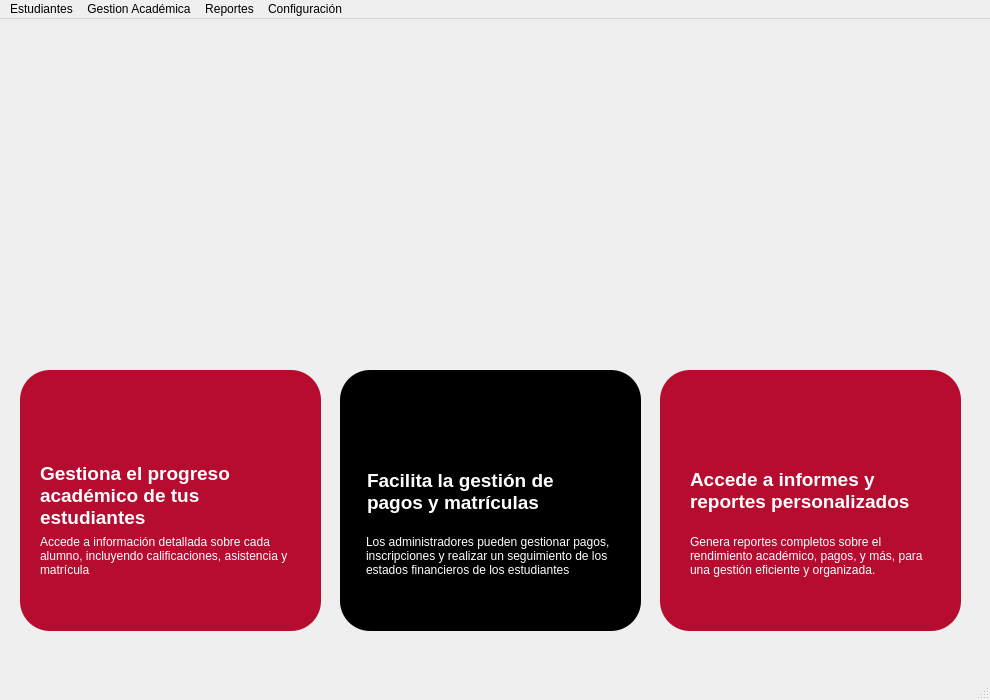
<?xml version="1.0" encoding="UTF-8"?>
<ui version="4.0">
 <class>MainWindow</class>
 <widget class="QMainWindow" name="MainWindow">
  <property name="geometry">
   <rect>
    <x>0</x>
    <y>0</y>
    <width>990</width>
    <height>700</height>
   </rect>
  </property>
  <property name="minimumSize">
   <size>
    <width>990</width>
    <height>700</height>
   </size>
  </property>
  <property name="maximumSize">
   <size>
    <width>990</width>
    <height>700</height>
   </size>
  </property>
  <property name="windowTitle">
   <string>UTP Studen Manager - Ventana Personal Académico</string>
  </property>
  <property name="windowIcon">
   <iconset>
    <normaloff>Img/icono.jpg</normaloff>Img/icono.jpg</iconset>
  </property>
  <widget class="QWidget" name="centralwidget">
   <widget class="QLabel" name="banner">
    <property name="geometry">
     <rect>
      <x>0</x>
      <y>0</y>
      <width>991</width>
      <height>311</height>
     </rect>
    </property>
    <property name="text">
     <string/>
    </property>
    <property name="pixmap">
     <pixmap>Img/imgPrincipal.png</pixmap>
    </property>
    <property name="scaledContents">
     <bool>true</bool>
    </property>
   </widget>
   <widget class="QLabel" name="logoUTP">
    <property name="geometry">
     <rect>
      <x>20</x>
      <y>20</y>
      <width>111</width>
      <height>41</height>
     </rect>
    </property>
    <property name="text">
     <string/>
    </property>
    <property name="pixmap">
     <pixmap>../../Proyecto/Gestion_Alumnos/UI/img/icono.png</pixmap>
    </property>
    <property name="scaledContents">
     <bool>true</bool>
    </property>
   </widget>
   <widget class="QLabel" name="titulo2">
    <property name="geometry">
     <rect>
      <x>367</x>
      <y>438</y>
      <width>231</width>
      <height>70</height>
     </rect>
    </property>
    <property name="styleSheet">
     <string notr="true">font: 25 12pt &quot;Calibri&quot;;
color: rgb(255, 255, 255);
background: none;</string>
    </property>
    <property name="text">
     <string>&lt;html&gt;&lt;head/&gt;&lt;body&gt;&lt;p&gt;&lt;span style=&quot; font-size:14pt; font-weight:600;&quot;&gt;Facilita la gestión de pagos y matrículas&lt;/span&gt;&lt;/p&gt;&lt;/body&gt;&lt;/html&gt;</string>
    </property>
    <property name="scaledContents">
     <bool>false</bool>
    </property>
    <property name="wordWrap">
     <bool>true</bool>
    </property>
   </widget>
   <widget class="QLabel" name="icon1">
    <property name="geometry">
     <rect>
      <x>40</x>
      <y>389</y>
      <width>51</width>
      <height>51</height>
     </rect>
    </property>
    <property name="styleSheet">
     <string notr="true">background: none</string>
    </property>
    <property name="text">
     <string/>
    </property>
    <property name="pixmap">
     <pixmap>Img/iconoPrincipal1_fondoBlanco.png</pixmap>
    </property>
    <property name="scaledContents">
     <bool>true</bool>
    </property>
   </widget>
   <widget class="QLabel" name="subtitulo_3">
    <property name="geometry">
     <rect>
      <x>690</x>
      <y>492</y>
      <width>241</width>
      <height>90</height>
     </rect>
    </property>
    <property name="styleSheet">
     <string notr="true">font: 25 12pt &quot;Calibri&quot;;
color: rgb(255, 255, 255);
background: none;</string>
    </property>
    <property name="text">
     <string>&lt;html&gt;&lt;head/&gt;&lt;body&gt;&lt;p&gt;Genera reportes completos sobre el rendimiento académico, pagos, y más, para una gestión eficiente y organizada.&lt;/p&gt;&lt;/body&gt;&lt;/html&gt;</string>
    </property>
    <property name="textFormat">
     <enum>Qt::AutoText</enum>
    </property>
    <property name="scaledContents">
     <bool>false</bool>
    </property>
    <property name="wordWrap">
     <bool>true</bool>
    </property>
   </widget>
   <widget class="QLabel" name="label_2">
    <property name="geometry">
     <rect>
      <x>340</x>
      <y>351</y>
      <width>301</width>
      <height>261</height>
     </rect>
    </property>
    <property name="styleSheet">
     <string notr="true">background-color: rgb(0, 0, 0);
border-radius: 30px;
</string>
    </property>
    <property name="text">
     <string/>
    </property>
   </widget>
   <widget class="QLabel" name="subtitulo_1">
    <property name="geometry">
     <rect>
      <x>40</x>
      <y>502</y>
      <width>261</width>
      <height>70</height>
     </rect>
    </property>
    <property name="styleSheet">
     <string notr="true">font: 25 12pt &quot;Calibri&quot;;
background: none;
color: #E0E0E0;</string>
    </property>
    <property name="text">
     <string>&lt;html&gt;&lt;head/&gt;&lt;body&gt;&lt;p&gt;&lt;span style=&quot; color:#ffffff;&quot;&gt;Accede a información detallada sobre cada alumno, incluyendo calificaciones, asistencia y matrícula&lt;/span&gt;&lt;/p&gt;&lt;/body&gt;&lt;/html&gt;</string>
    </property>
    <property name="scaledContents">
     <bool>false</bool>
    </property>
    <property name="wordWrap">
     <bool>true</bool>
    </property>
   </widget>
   <widget class="QLabel" name="subtitulo_2">
    <property name="geometry">
     <rect>
      <x>366</x>
      <y>482</y>
      <width>251</width>
      <height>110</height>
     </rect>
    </property>
    <property name="styleSheet">
     <string notr="true">font: 25 12pt &quot;Calibri&quot;;
color: rgb(255, 255, 255);
background: none;</string>
    </property>
    <property name="text">
     <string>&lt;html&gt;&lt;head/&gt;&lt;body&gt;&lt;p&gt;Los administradores pueden gestionar pagos, inscripciones y realizar un seguimiento de los estados financieros de los estudiantes&lt;/p&gt;&lt;/body&gt;&lt;/html&gt;</string>
    </property>
    <property name="scaledContents">
     <bool>false</bool>
    </property>
    <property name="wordWrap">
     <bool>true</bool>
    </property>
   </widget>
   <widget class="QLabel" name="label_3">
    <property name="geometry">
     <rect>
      <x>660</x>
      <y>351</y>
      <width>301</width>
      <height>261</height>
     </rect>
    </property>
    <property name="styleSheet">
     <string notr="true">background-color: rgb(181, 12, 47);
border-radius: 30px;
</string>
    </property>
    <property name="text">
     <string/>
    </property>
   </widget>
   <widget class="QLabel" name="titulo3">
    <property name="geometry">
     <rect>
      <x>690</x>
      <y>437</y>
      <width>261</width>
      <height>70</height>
     </rect>
    </property>
    <property name="styleSheet">
     <string notr="true">font: 25 12pt &quot;Calibri&quot;;
color: rgb(255, 255, 255);
background: none;</string>
    </property>
    <property name="text">
     <string>&lt;html&gt;&lt;head/&gt;&lt;body&gt;&lt;p&gt;&lt;span style=&quot; font-size:14pt; font-weight:600;&quot;&gt;Accede a informes y reportes personalizados&lt;/span&gt;&lt;/p&gt;&lt;/body&gt;&lt;/html&gt;</string>
    </property>
    <property name="scaledContents">
     <bool>false</bool>
    </property>
    <property name="wordWrap">
     <bool>true</bool>
    </property>
   </widget>
   <widget class="QLabel" name="icon3">
    <property name="geometry">
     <rect>
      <x>690</x>
      <y>380</y>
      <width>41</width>
      <height>50</height>
     </rect>
    </property>
    <property name="styleSheet">
     <string notr="true">background: none</string>
    </property>
    <property name="text">
     <string/>
    </property>
    <property name="pixmap">
     <pixmap>Img/iconoPrincipal3_fondoBlanco.png</pixmap>
    </property>
    <property name="scaledContents">
     <bool>true</bool>
    </property>
   </widget>
   <widget class="QLabel" name="titulo1">
    <property name="geometry">
     <rect>
      <x>40</x>
      <y>442</y>
      <width>261</width>
      <height>70</height>
     </rect>
    </property>
    <property name="styleSheet">
     <string notr="true">font: 25 12pt &quot;Calibri&quot;;
background: none</string>
    </property>
    <property name="text">
     <string>&lt;html&gt;&lt;head/&gt;&lt;body&gt;&lt;p&gt;&lt;span style=&quot; font-size:14pt; font-weight:600; color:#ffffff;&quot;&gt;Gestiona el progreso académico de tus estudiantes&lt;/span&gt;&lt;/p&gt;&lt;/body&gt;&lt;/html&gt;</string>
    </property>
    <property name="scaledContents">
     <bool>false</bool>
    </property>
    <property name="wordWrap">
     <bool>true</bool>
    </property>
   </widget>
   <widget class="QLabel" name="label">
    <property name="geometry">
     <rect>
      <x>20</x>
      <y>351</y>
      <width>301</width>
      <height>261</height>
     </rect>
    </property>
    <property name="styleSheet">
     <string notr="true">background-color: rgb(181, 12, 47);
border-radius: 30px;
</string>
    </property>
    <property name="text">
     <string/>
    </property>
   </widget>
   <widget class="QLabel" name="icon2">
    <property name="geometry">
     <rect>
      <x>369</x>
      <y>386</y>
      <width>51</width>
      <height>50</height>
     </rect>
    </property>
    <property name="styleSheet">
     <string notr="true">background: none</string>
    </property>
    <property name="text">
     <string/>
    </property>
    <property name="pixmap">
     <pixmap>Img/iconoPrincipal2_fondoBlanco.png</pixmap>
    </property>
    <property name="scaledContents">
     <bool>true</bool>
    </property>
   </widget>
   <zorder>label_3</zorder>
   <zorder>label_2</zorder>
   <zorder>label</zorder>
   <zorder>banner</zorder>
   <zorder>logoUTP</zorder>
   <zorder>titulo2</zorder>
   <zorder>icon1</zorder>
   <zorder>subtitulo_3</zorder>
   <zorder>subtitulo_1</zorder>
   <zorder>subtitulo_2</zorder>
   <zorder>titulo3</zorder>
   <zorder>icon3</zorder>
   <zorder>titulo1</zorder>
   <zorder>icon2</zorder>
  </widget>
  <widget class="QMenuBar" name="menubar">
   <property name="geometry">
    <rect>
     <x>0</x>
     <y>0</y>
     <width>990</width>
     <height>21</height>
    </rect>
   </property>
   <widget class="QMenu" name="menuEstudiantes">
    <property name="title">
     <string>Estudiantes</string>
    </property>
    <addaction name="menu_AgregarEstudiantes"/>
    <addaction name="menu_MatricularEstudiante"/>
    <addaction name="menu_GestionarPagos"/>
   </widget>
   <widget class="QMenu" name="menuGestion_Acad_mica">
    <property name="title">
     <string>Gestion Académica</string>
    </property>
    <addaction name="menu_RegistrarCalificaciones"/>
    <addaction name="menu_VerListaDocentes"/>
   </widget>
   <widget class="QMenu" name="menuReporets">
    <property name="title">
     <string>Reportes</string>
    </property>
    <addaction name="menu_GenerarReporteAlumno"/>
    <addaction name="menu_GenerarReporteCalificaciones"/>
    <addaction name="menu_GenerarReportePagos"/>
   </widget>
   <widget class="QMenu" name="menuConfiguraci_n">
    <property name="title">
     <string>Configuración</string>
    </property>
    <addaction name="menu_CerrarSesion"/>
   </widget>
   <addaction name="menuEstudiantes"/>
   <addaction name="menuGestion_Acad_mica"/>
   <addaction name="menuReporets"/>
   <addaction name="menuConfiguraci_n"/>
  </widget>
  <widget class="QStatusBar" name="statusbar"/>
  <action name="menu_AgregarEstudiantes">
   <property name="icon">
    <iconset>
     <normaloff>Img/listaAlumnos.png</normaloff>Img/listaAlumnos.png</iconset>
   </property>
   <property name="text">
    <string>Agregar Estudiantes</string>
   </property>
  </action>
  <action name="menu_GestionarPagos">
   <property name="icon">
    <iconset>
     <normaloff>Img/pagos.png</normaloff>Img/pagos.png</iconset>
   </property>
   <property name="text">
    <string>Gestionar Pagos</string>
   </property>
  </action>
  <action name="menu_RegistrarCalificaciones">
   <property name="icon">
    <iconset>
     <normaloff>Img/boleta-de-calificaciones.png</normaloff>Img/boleta-de-calificaciones.png</iconset>
   </property>
   <property name="text">
    <string>Registrar Calificaciones</string>
   </property>
  </action>
  <action name="menu_VerListaDocentes">
   <property name="icon">
    <iconset>
     <normaloff>Img/profesor2.png</normaloff>Img/profesor2.png</iconset>
   </property>
   <property name="text">
    <string>Ver Lista de Docentes</string>
   </property>
  </action>
  <action name="menu_GenerarReporteAlumno">
   <property name="icon">
    <iconset>
     <normaloff>Img/reporteAlumno.png</normaloff>Img/reporteAlumno.png</iconset>
   </property>
   <property name="text">
    <string>Generar Reporte de Alumno</string>
   </property>
  </action>
  <action name="menu_GenerarReporteCalificaciones">
   <property name="icon">
    <iconset>
     <normaloff>Img/reporteCalificaciones.png</normaloff>Img/reporteCalificaciones.png</iconset>
   </property>
   <property name="text">
    <string>Generar Reporte de Calificaciones</string>
   </property>
  </action>
  <action name="menu_GenerarReportePagos">
   <property name="icon">
    <iconset>
     <normaloff>Img/reportePagos.png</normaloff>Img/reportePagos.png</iconset>
   </property>
   <property name="text">
    <string>Generar Reporte de Pagos</string>
   </property>
  </action>
  <action name="menu_VerPerfil">
   <property name="icon">
    <iconset>
     <normaloff>Img/perfil.png</normaloff>Img/perfil.png</iconset>
   </property>
   <property name="text">
    <string>Ver Perfil</string>
   </property>
  </action>
  <action name="menu_CerrarSesion">
   <property name="icon">
    <iconset>
     <normaloff>Img/cerrarSesion.png</normaloff>Img/cerrarSesion.png</iconset>
   </property>
   <property name="text">
    <string>Cerrar Sesión</string>
   </property>
  </action>
  <action name="menu_MatricularEstudiante">
   <property name="icon">
    <iconset>
     <normaloff>Img/agregarAlumno.png</normaloff>Img/agregarAlumno.png</iconset>
   </property>
   <property name="text">
    <string>Matricular Estudiantes</string>
   </property>
  </action>
 </widget>
 <resources/>
 <connections/>
</ui>
